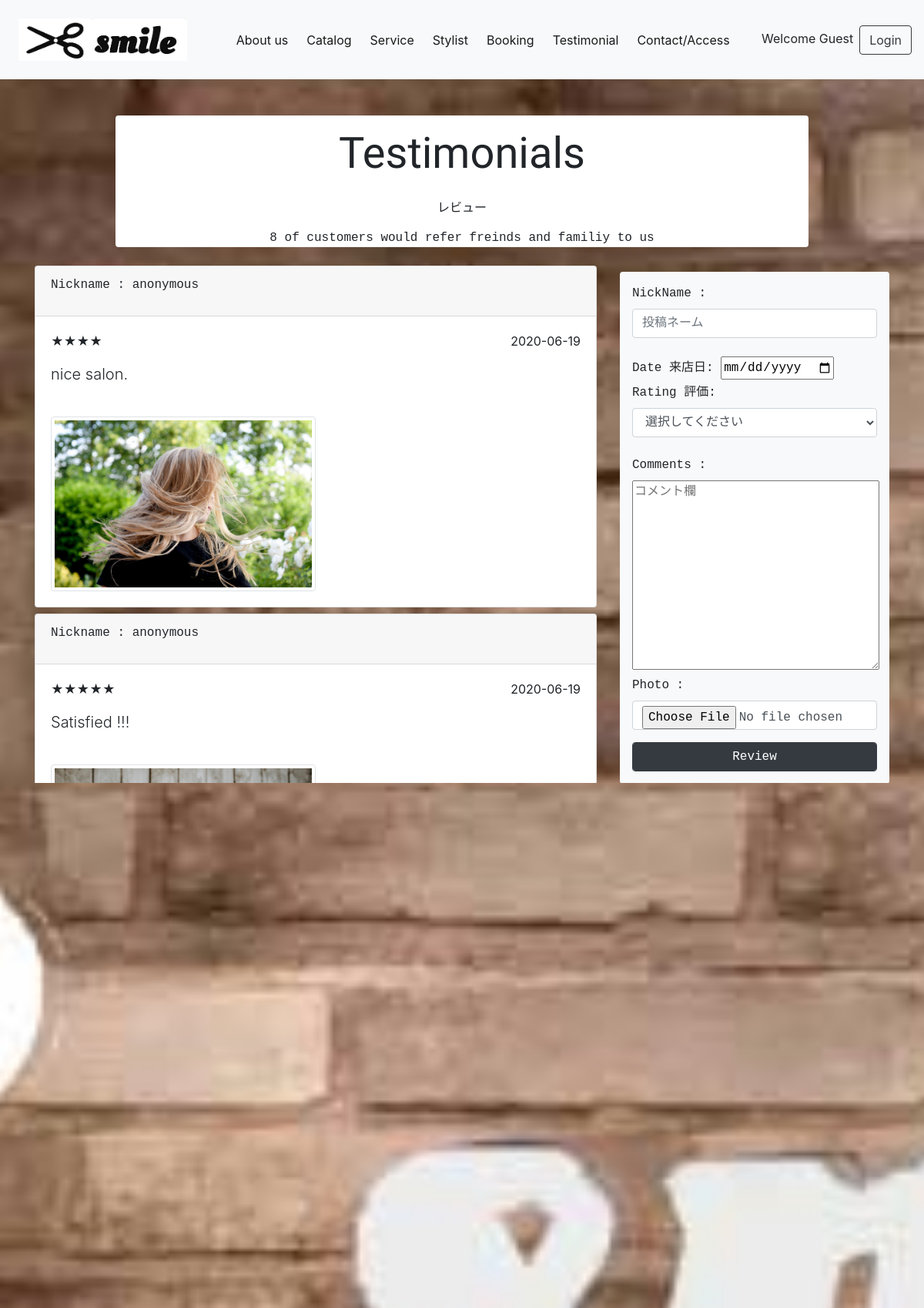
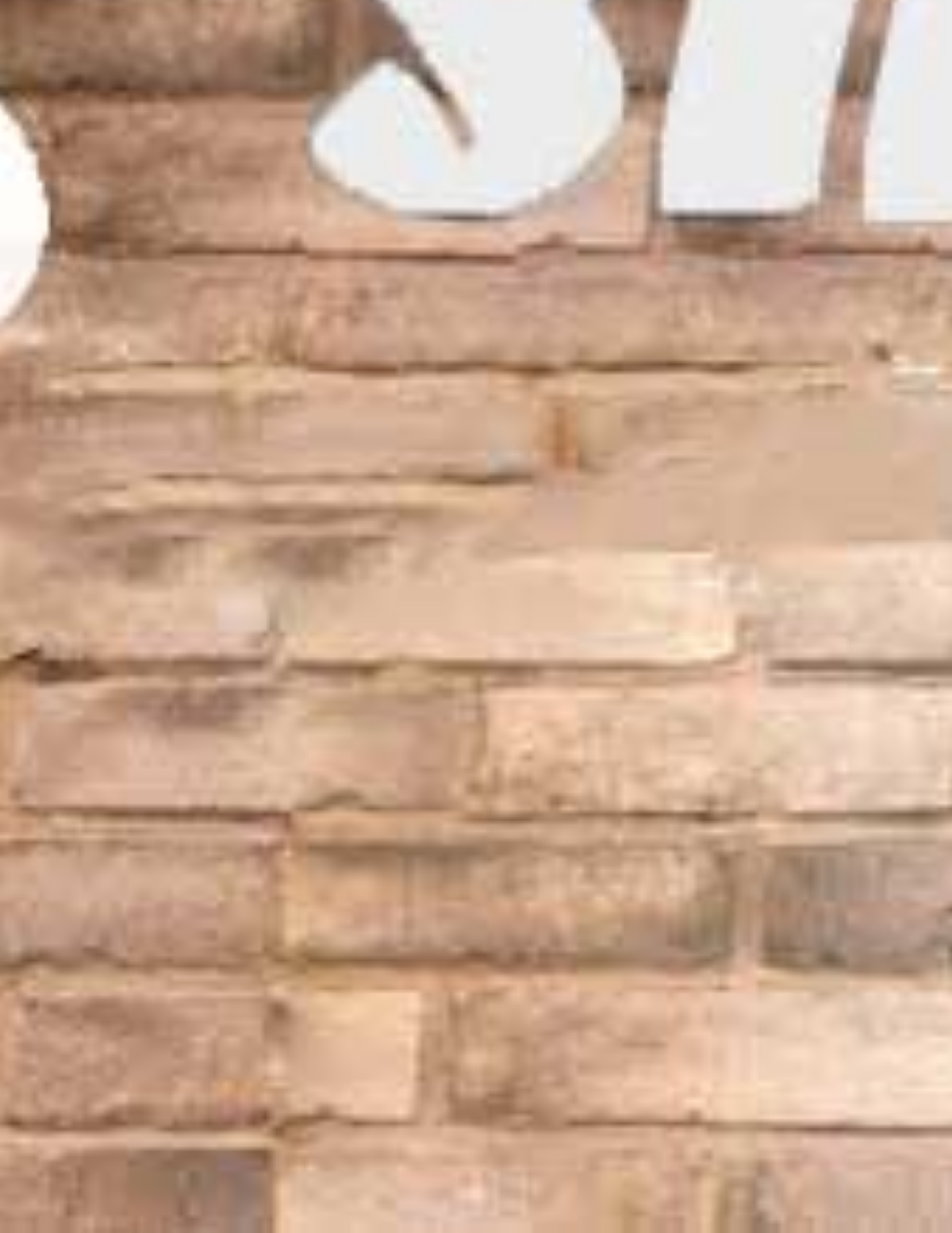
The page /testimonial.php on the database its author committed (2 pictures, top to bottom).
### tables this page shows
CREATE TABLE `review` (
  `review_id` int(11) NOT NULL,
  `nickname` varchar(100) NOT NULL,
  `date` date NOT NULL,
  `rating` varchar(100) NOT NULL,
  `comment` varchar(1000) NOT NULL,
  `photo` varchar(100) NOT NULL,
  `login_id` int(11) NOT NULL
);

### classes/connection.php (called while the page is built, shortened)
<?php
class Connection{
    private $servername="localhost";
    private $username ="root";
    private $password ="root";
    private $db_name ="hairsalon";
    function __construct(){
        $this->conn = new mysqli($this->servername,$this->username,$this->password,$this->db_name);
        if($this->conn->connect_error){
            die('error connection to database'.$this->conn->connect_error);
        }else{
            return $this->conn;
        }
    }
}
?>

### hairsalonAction.php (called while the page is built, shortened)
<?php
include 'classes/Hairsalon.php';
$Hairsalon= new Hairsalon;
?>

### classes/Hairsalon.php (called while the page is built, shortened)
<?php
include 'connection.php';
class Hairsalon extends Connection{
function displayReviewList(){
    $sql="SELECT * FROM review ORDER BY review_id DESC";
    $result=$this->conn->query($sql);
    if($result->num_rows>0){
        while($rows = $result->fetch_assoc()){
            $row[]=$rows;
        }return $row;
    }else{
        return FALSE;
    }
}
}
?>

### testimonial.php (the view, shortened to what this page needs)
<?php
include 'userMenu.php';
$reviewList = $Hairsalon->displayReviewList()
?>
<!doctype html>
<html lang="en">
  <head>
    <link rel="stylesheet" href="https://stackpath.bootstrapcdn.com/bootstrap/4.3.1/css/bootstrap.min.css">
</head>
  <body>
        <div class="container bg-white w-75 mx-auto mt-3 rounded text-center">
            <h5 class="display-4 p-3">Testimonials</h5>
            <p>レビュー</p>
            <p class="text-monospace"><?php echo count($reviewList);?> of customers would refer freinds and familiy to us</p>
        </div>
        <div class="container mb-5">
            <div class="row">
                <div class="col-lg-8">
                        <?php foreach($reviewList as $row):?>
                        <div class="card mx-auto mt-2">
                            <div class="card-header">
                                <div class="row">
                                    <div class="col-lg-10">
                                        <p class="text-monospace">Nickname :  <?php echo $row['nickname']?></p>
                                    </div>
                                    <div class="col-lg-2 text-center">
                                    </div>
                                </div>
                            </div>
                            <div class="card-body">
                                <div class="row">
                                    <div class="col-lg-6">
                                        <p>
                                            <?php
                                                for($x= 0; $x< $row['rating']; $x++){
                                                    echo "★";
                                                }
                                            ?>
                                        </p>
                                    </div>
                                    <div class="col-lg-6 text-right">
                                        <p><?php echo $row['date']?></p>
                                    </div>
                                </div>
                                <p class="lead"><?php echo nl2br($row['comment']);?></p>
                                <br>
                                <?php
                                    if(!empty($row['photo'])){
                                        $photo = $row['photo'];
                                        echo "<img src='upload/user/testimonial/$photo' alt='reviewPhoto' class='img-thumbnail w-50'>";
                                    }
                                ?>
                            </div>
                        </div>
                    <?php endforeach ;?>
                </div>
                <div class="col-lg-4 text-monospace">
                    <div class="container mt-3 p-3 bg-light rounded">
                        <form action="hairsalonAction.php" method="post" enctype="multipart/form-data">
                        <label for="">NickName :</label>
                        <input type="text" name="nickname" id="" class="form-control" required placeholder="投稿ネーム"> <br>
                        <label for="">Date 来店日:</label>
                        <input type="date" name="date" id="">
                        <br>
                        <label for="">Rating 評価:</label>
                        <select name="rating" id="" required class="form-control">
                            <option value="">選択してください</option>
                        </select>
                        <br>
                        <label for="">Comments :</label>
                            <textarea name="comment" id="" cols="30" rows="10" placeholder="コメント欄"></textarea>
                        <label for="">Photo :</label>
                        <input type="file" name="photo" id="" class="form-control">
                        <button type="submit" name="review" class=" btn btn-dark form-control mt-3">Review</button>
                        </form>
                    </div>
                </div>
            </div>
        </div>
        <br><br>
    <nav class="nav navbar bg-dark mt-5">
        <a href="dashboard.php" >Home</a>
        <p class="text-light">Copyright@ Yuka Matsumoto</p>
        <a href="contactpage.php">Contact</a>
    </nav>
  </body>
</html>

### testimonial.php (style rules this page uses)
body { margin-top:150px; background-image: url(asset/logo1.jpg); background-repeat: no-repeat; background-attachment: fixed; background-position: center center; background-size :cover ; }
div h5 { font-family: 'Oleo Script', cursive; }

### rows shown on the page
review: nickname "anonymous", date "2020-06-19", comment "nice salon.", photo (picture)
review: nickname "anonymous", date "2020-06-19", comment "Satisfied !!!", photo (picture)
review: nickname "Yuka"
review: nickname "yyy", date "2020-06-06", comment "good!!"
review: nickname "yuka", comment "good hair salon."
review: nickname "anonymous", date "2020-02-21", comment "Contentment !!!"
review: nickname "Yuka", date "2020-02-01", comment "Look my hair color! This is what i wanted.. ;)", photo (picture)
review: nickname "test test", date "2020-02-03", comment "I recommend this salon :)"

### other values the page prints
count($reviewList) "8"
